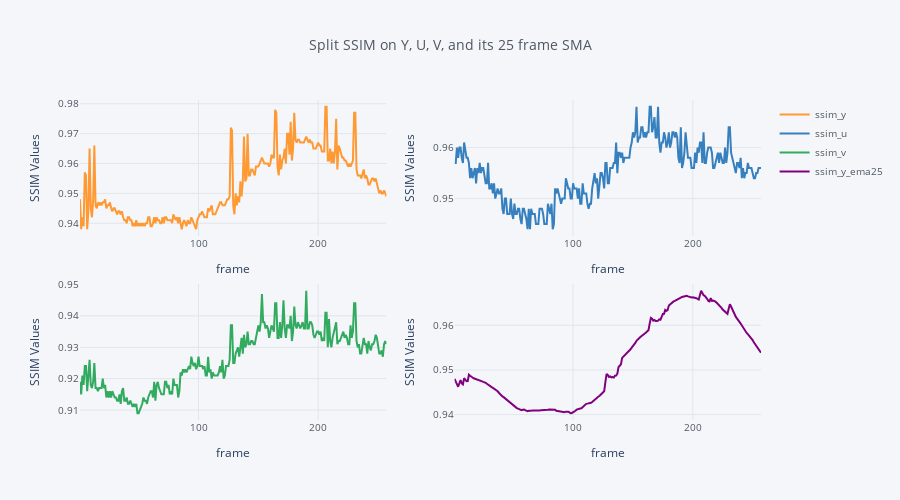

Notebook cell for this chart:
### Code cell
fig = df.iplot(y=["ssim_y", "ssim_u", "ssim_v", "ssim_y_ema25"],subplots=True, width=2.0, asFigure=True)
fig.update_layout(
                  title=dict(text="Split SSIM on Y, U, V, and its 25 frame SMA", font=dict(size=14)),
                  xaxis_title="frame", yaxis_title="SSIM Values",
                  xaxis2_title="frame", yaxis2_title="SSIM Values",
                  xaxis3_title="frame", yaxis3_title="SSIM Values",
                  xaxis4_title="frame", yaxis4_title="SSIM Values", font=dict(size=10),
                  width=900, height=500, title_x=0.5,
                 )

### Figure 1 — Plotly figure (JSON) as saved in the notebook; plotly's stock layout.template omitted (floating-point values rounded to 4 significant figures; data arrays with more than 128 entries replaced by an {"elided": "..."} marker saying what was removed)
{"data": [{"line": {"color": "rgba(255, 153, 51, 1.0)", "dash": "solid", "shape": "linear", "width": 2}, "mode": "lines", "name": "ssim_y", "text": "", "type": "scatter", "x": {"elided": "257 int values"}, "xaxis": "x", "y": {"elided": "257 float values"}, "yaxis": "y"}, {"line": {"color": "rgba(55, 128, 191, 1.0)", "dash": "solid", "shape": "linear", "width": 2}, "mode": "lines", "name": "ssim_u", "text": "", "type": "scatter", "x": {"elided": "257 int values"}, "xaxis": "x2", "y": {"elided": "257 float values"}, "yaxis": "y2"}, {"line": {"color": "rgba(50, 171, 96, 1.0)", "dash": "solid", "shape": "linear", "width": 2}, "mode": "lines", "name": "ssim_v", "text": "", "type": "scatter", "x": {"elided": "257 int values"}, "xaxis": "x3", "y": {"elided": "257 float values"}, "yaxis": "y3"}, {"line": {"color": "rgba(128, 0, 128, 1.0)", "dash": "solid", "shape": "linear", "width": 2}, "mode": "lines", "name": "ssim_y_ema25", "text": "", "type": "scatter", "x": {"elided": "257 int values"}, "xaxis": "x4", "y": {"elided": "257 float values"}, "yaxis": "y4"}], "layout": {"font": {"size": 10}, "height": 500, "legend": {"bgcolor": "#F5F6F9", "font": {"color": "#4D5663"}}, "paper_bgcolor": "#F5F6F9", "plot_bgcolor": "#F5F6F9", "title": {"font": {"color": "#4D5663", "size": 14}, "text": "Split SSIM on Y, U, V, and its 25 frame SMA", "x": 0.5}, "width": 900, "xaxis": {"anchor": "y", "autorange": true, "domain": [0, 0.45], "gridcolor": "#E1E5ED", "range": [1, 257], "showgrid": true, "tickfont": {"color": "#4D5663"}, "title": {"text": "frame"}, "type": "linear", "zerolinecolor": "#E1E5ED"}, "xaxis2": {"anchor": "y2", "autorange": true, "domain": [0.55, 1], "gridcolor": "#E1E5ED", "range": [1, 257], "showgrid": true, "tickfont": {"color": "#4D5663"}, "title": {"text": "frame"}, "type": "linear", "zerolinecolor": "#E1E5ED"}, "xaxis3": {"anchor": "y3", "autorange": true, "domain": [0, 0.45], "gridcolor": "#E1E5ED", "range": [1, 257], "showgrid": true, "tickfont": {"color": "#4D5663"}, "title": {"text": "frame"}, "type": "linear", "zerolinecolor": "#E1E5ED"}, "xaxis4": {"anchor": "y4", "autorange": true, "domain": [0.55, 1], "gridcolor": "#E1E5ED", "range": [1, 257], "showgrid": true, "tickfont": {"color": "#4D5663"}, "title": {"text": "frame"}, "type": "linear", "zerolinecolor": "#E1E5ED"}, "yaxis": {"anchor": "x", "autorange": true, "domain": [0.575, 1], "gridcolor": "#E1E5ED", "range": [0.9357, 0.9813], "showgrid": true, "tickfont": {"color": "#4D5663"}, "title": {"text": "SSIM Values"}, "type": "linear", "zerolinecolor": "#E1E5ED"}, "yaxis2": {"anchor": "x2", "autorange": true, "domain": [0.575, 1], "gridcolor": "#E1E5ED", "range": [0.9427, 0.9693], "showgrid": true, "tickfont": {"color": "#4D5663"}, "title": {"text": "SSIM Values"}, "type": "linear", "zerolinecolor": "#E1E5ED"}, "yaxis3": {"anchor": "x3", "autorange": true, "domain": [0, 0.425], "gridcolor": "#E1E5ED", "range": [0.9068, 0.9502], "showgrid": true, "tickfont": {"color": "#4D5663"}, "title": {"text": "SSIM Values"}, "type": "linear", "zerolinecolor": "#E1E5ED"}, "yaxis4": {"anchor": "x4", "autorange": true, "domain": [0, 0.425], "gridcolor": "#E1E5ED", "range": [0.9388, 0.9692], "showgrid": true, "tickfont": {"color": "#4D5663"}, "title": {"text": "SSIM Values"}, "type": "linear", "zerolinecolor": "#E1E5ED"}}}
